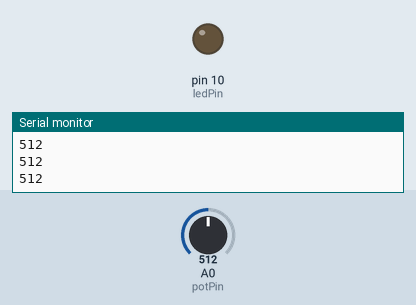
Simulated run of this sketch. Board: Arduino Uno, built with avr-gcc and run on an emulated ATmega328P. Shown: output pins drawn as LEDs (lit = HIGH), the last lines printed to the serial monitor. The inputs (shaded band) are chosen by the test bench; at power-on: A0 (potPin) = 512.

Above: at 1.2 s.
1.3 s: A0 (potPin) set to 986
2.8 s: A0 (potPin) set to 1016
At 3.4 s:
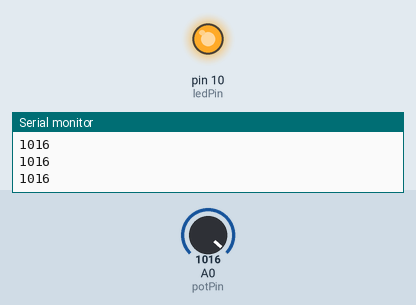
4.5 s: A0 (potPin) set to 990
At 6.0 s:
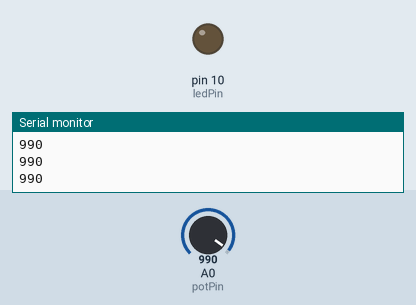
6.3 s: A0 (potPin) set to 1010
At 7.5 s:
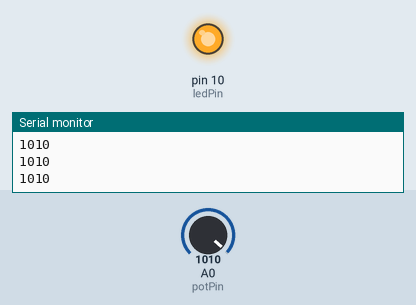
Timing chart, 0 to 9.1 s (numbered marks = the images above; inputs shaded):
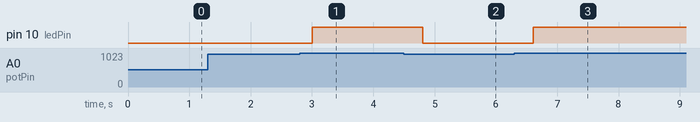

The sketch:

CicloWhile.ino
```cpp
int dt = 200;
int potPin = A0;
int ledPin = 10;
int potVal;

void setup() {
  // put your setup code here, to run once:
  Serial.begin(9600);
  pinMode(potPin, INPUT);
  pinMode(ledPin, OUTPUT);
}

void loop() {
  // put your main code here, to run repeatedly:
  potVal = analogRead(potPin);
Serial.println(potVal);
  delay(dt);

  while (potVal > 1000) {
    digitalWrite(ledPin,HIGH);
    Serial.println(potVal);
    potVal=analogRead(potPin);
    delay(dt);
  }
  digitalWrite(ledPin,LOW);

}
```

Measured:
- the behaviour switches between 1000 and 1001 on A0 (potPin) (found by bisection; images 0 and 1)
- after the input at 2.8 s, pin 10 (ledPin): LOW → HIGH after 0.20 s
- after the input at 4.5 s, pin 10 (ledPin): HIGH → LOW after 0.31 s
- after the input at 6.3 s, pin 10 (ledPin): LOW → HIGH after 0.31 s
